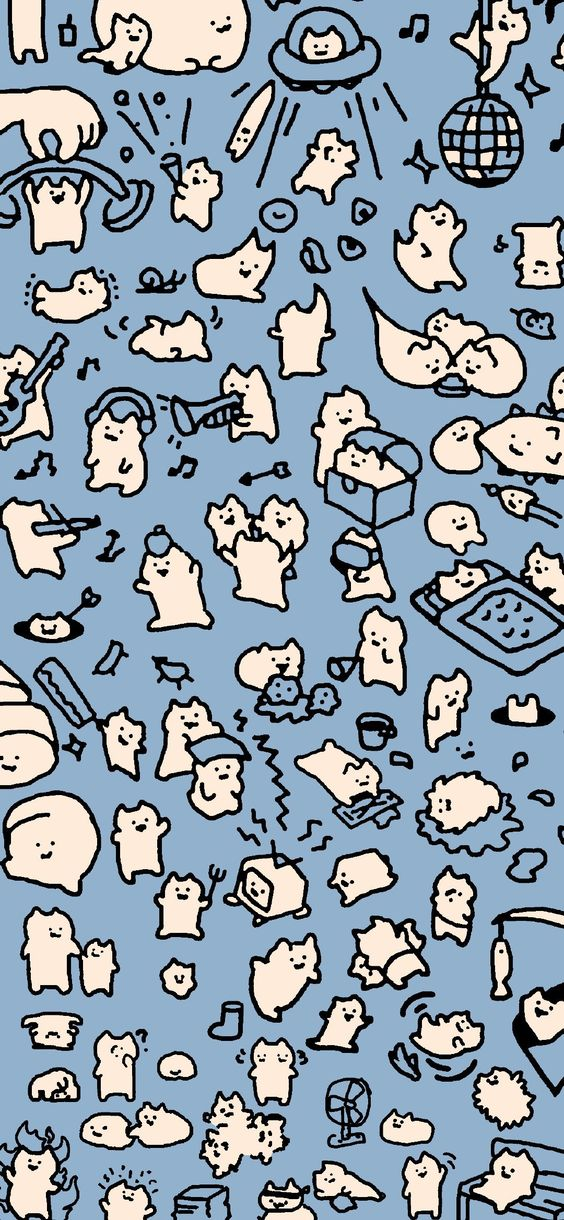
#> input picture drawing.jpg, 564 x 1220 px
$ python Contour_Detection.py
#> lines starting #> are read from the running program, lines starting #| are printed output that depends on the picture; after the words box and inside, x2 and y2 are one past the last pixel; in counts of white or black regions, pixels touching at a corner belong together
import cv2 as cv

img = cv.imread('drawing.jpg')
#> img is the input picture: shape (1220, 564, 3); mean B, G, R 170.4, 157.9, 143.8
cv.imshow('Drawing cat', img)
# Gray image
gray = cv.cvtColor(img, cv.COLOR_BGR2GRAY)
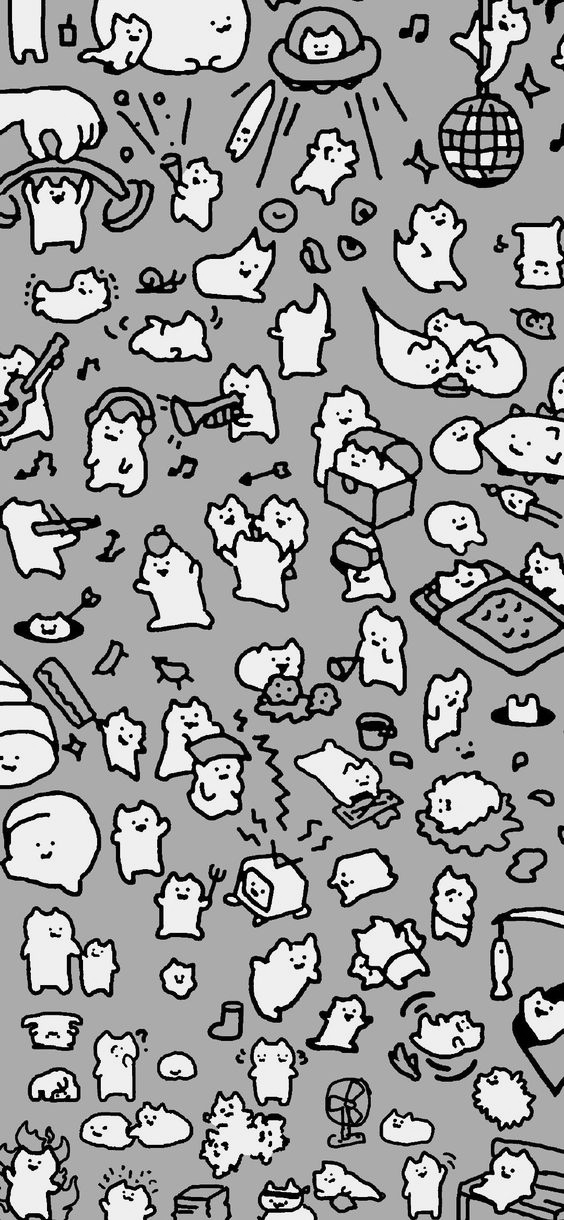
#> gray: shape (1220, 564); min 0, max 255, mean 155.1


# Canny method
canny = cv.Canny(img, 80,150)
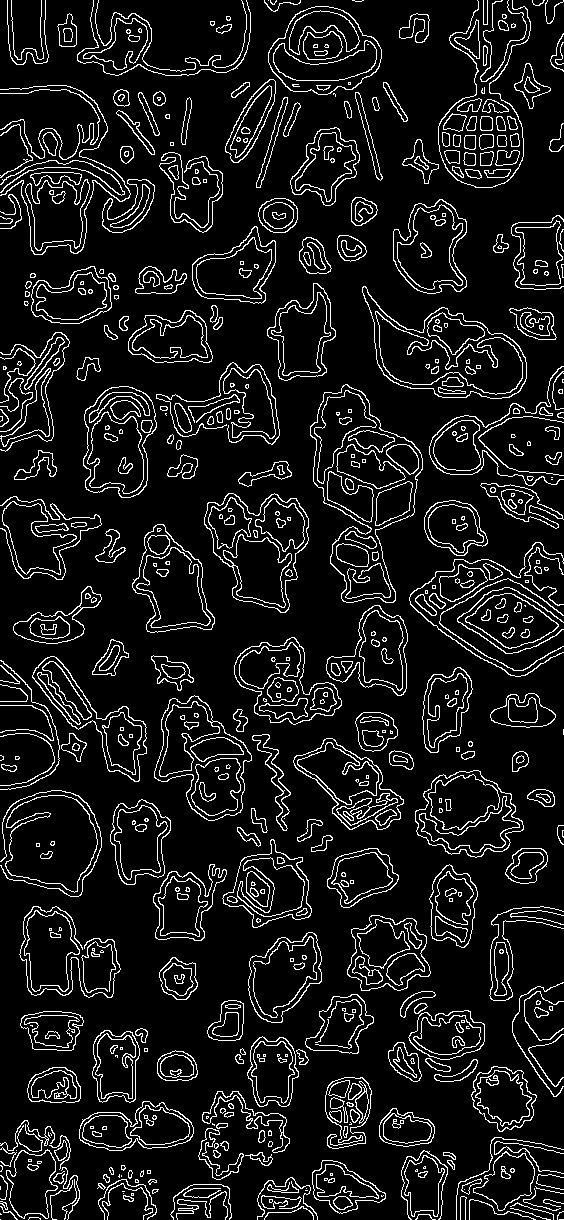
#> canny: shape (1220, 564); 9.7% white in thin lines or dots
cv.imshow('Canny', canny)


ret, thresh = cv.threshold(gray, 125,255, cv.THRESH_BINARY)
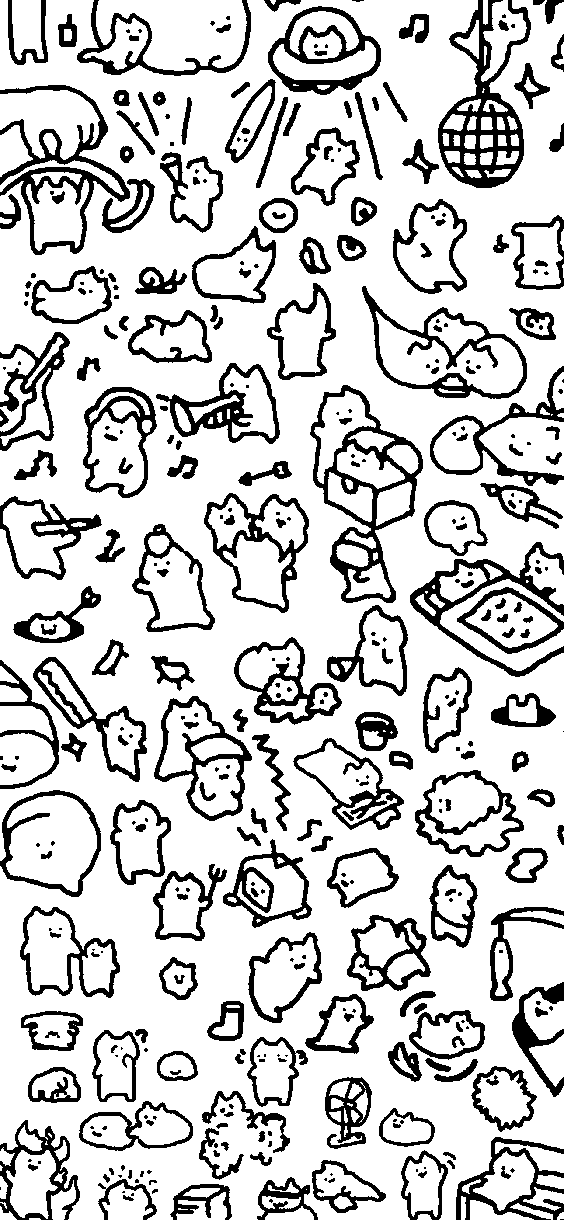
#> thresh: shape (1220, 564); 79.7% white; 387 black regions (152 under 20 px)
cv.imshow('Thresh', thresh)


contours, hie = cv.findContours(thresh, cv.RETR_LIST, cv.CHAIN_APPROX_NONE)
#> contours = 617 contours, 151 with area under 20; largest, box (x1, y1, x2, y2) and area: (0, 0, 564, 1220) 569026, (309, 384, 424, 604) 14444, (361, 285, 528, 400) 10513, (203, 492, 310, 614) 8346, (153, 695, 253, 822) 7678; hie = 617 rows, first 6: [1, -1, -1, -1], [2, 0, -1, -1], [3, 1, -1, -1], [4, 2, -1, -1], [5, 3, -1, -1], [6, 4, -1, -1]

print(f'{len(contours)} countor(s) found!')
#| 617 countor(s) found!

cv.waitKey(0)
